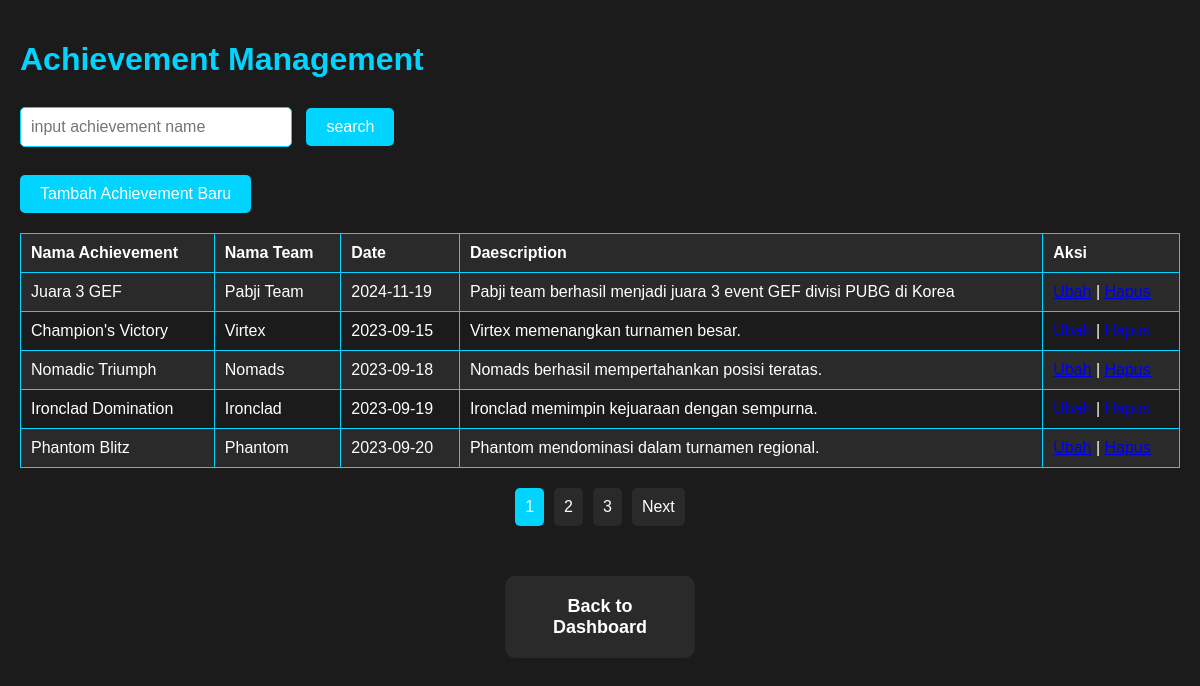
The page /backendAdmin/dbachievement.php (signed in) on the database its author committed.
### tables this page shows
CREATE TABLE `achievement` (
  `idachievement` int NOT NULL AUTO_INCREMENT,
  `idteam` int NOT NULL,
  `name` varchar(45) DEFAULT NULL,
  `date` date DEFAULT NULL,
  `description` varchar(200) DEFAULT NULL,
  PRIMARY KEY (`idachievement`),
  KEY `fk_achievement_team1_idx` (`idteam`),
  CONSTRAINT `fk_achievement_team1` FOREIGN KEY (`idteam`) REFERENCES `team` (`idteam`) ON DELETE CASCADE ON UPDATE CASCADE
);

CREATE TABLE `team` (
  `idteam` int NOT NULL AUTO_INCREMENT,
  `idgame` int NOT NULL,
  `name` varchar(45) DEFAULT NULL,
  PRIMARY KEY (`idteam`),
  KEY `fk_team_game1_idx` (`idgame`),
  CONSTRAINT `fk_team_game1` FOREIGN KEY (`idgame`) REFERENCES `game` (`idgame`) ON DELETE CASCADE ON UPDATE CASCADE
);

### backendAdmin/models/parent.php (called while the page is built, shortened)
<?php
    class ParentClass {
        public function __construct(){
            $this->mysqli = new mysqli(SERVER_NAME, USER_NAME, PASSWORD, DB_NAME);
        }
    }
?>

### backendAdmin/models/achievement.php (called while the page is built, shortened)
<?php
    require_once("parent.php");
    class Achv extends ParentClass{
        public function getAchv($cari = "", $limit = 5, $offset = 0) {
            if (!empty($cari)) {
                $acv = "%" . $cari . "%";
                $statement = $this->mysqli->prepare("select a.idachievement, a.idteam, a.name as acv_name, t.name as team_name, a.date, a.description
                                                     from achievement as a
                                                     inner join team as t on a.idteam = t.idteam
                                                     where a.name LIKE ?
                                                     LIMIT ? OFFSET ?");
                $statement->bind_param('sii', $acv, $limit, $offset);
            } else {
                $statement = $this->mysqli->prepare("select a.idachievement, a.idteam, a.name as acv_name, t.name as team_name, a.date, a.description
                                                     from achievement as a
                                                     inner join team as t on a.idteam = t.idteam
                                                     LIMIT ? OFFSET ?");
                $statement->bind_param('ii', $limit, $offset);
            }
            $statement->execute();
            $result = $statement->get_result();
            return $result;
        }
        public function getTotalAchv($cari = "") {
            if (!empty($cari)) {
                $acv = "%" . $cari . "%";
                $statement = $this->mysqli->prepare("select count(*) as total from achievement as a
                                                     inner join team AS t ON a.idteam = t.idteam
                                                     WHERE a.name LIKE ?");
                $statement->bind_param('s', $acv);
            } else {
                $statement = $this->mysqli->prepare("select count(*) as total from achievement as a
                                                     inner join team as t on a.idteam = t.idteam");
            }
            $statement->execute();
            $result = $statement->get_result();
            $row = $result->fetch_assoc();
            return $row['total'];
        }
    }
?>

### backendAdmin/dbachievement.php (the view, shortened to what this page needs)
<?php
    require_once("models/achievement.php");
    $achv = new Achv();
    $limit = 5;
    $page = isset($_GET['page']) ? $_GET['page'] : 1;
    $offset = ($page - 1) * $limit;
    if (isset($_GET['searchAcv'])) {
        $searchAcv = $_GET['searchAcv'];
        $result = $achv->getAchv($searchAcv, $limit, $offset);
        $total_records = $achv->getTotalAchv($searchAcv);
    } else {
        $result = $achv->getAchv("", $limit, $offset);
        $total_records = $achv->getTotalAchv();
    }
    $total_pages = ceil($total_records / $limit);
?>
<!DOCTYPE html>
<html lang="en">
<head>
    <link rel="stylesheet" href="css/dashboard.css">
    <link rel="stylesheet" href="css/paging.css">
</head>
<body>
    <h1>Achievement Management</h1>
    <form action="" method="get">
        <input type="text" name="searchAcv" placeholder="input achievement name">
        <input type="submit" value="search" class="btn-add"><br><br>
        <a href='achievement/insertacv.php' class='btn-add'>Tambah Achievement Baru</a>
    </form>
    <?php
        echo "<table><tr>
            <th>Nama Achievement</th>
            <th>Nama Team</th>
            <th>Date</th>
            <th>Daescription</th>
            <th>Aksi</th>";
        while($row = $result->fetch_assoc()){
            echo "<tr>";
            echo "<td>". $row['acv_name'] ."</td>";
            echo "<td>". $row['team_name'] ."</td>";
            echo "<td>". $row['date'] ."</td>";
            echo "<td>". $row['description'] ."</td>";
            echo "<td><a href='achievement/editacv.php?idacv=" . $row['idachievement'] . "'>Ubah</a> |
                      <a href='achievement/deleteacv.php?idacv=" . $row['idachievement'] . "'>Hapus</a></td>";
        }
        echo "</table>"
    ?>
    <div class="pagination">
        <?php
        for ($i = 1; $i <= $total_pages; $i++) {
            $search_param = isset($_GET['searchAcv']) ? $_GET['searchAcv'] : '';
            $active_class = $i == $page ? 'active' : '';
            echo "<a href='?page=$i&searchAcv=$search_param' class='$active_class'>$i</a>";
        }
        if ($page < $total_pages) {
            $next_page = $page + 1;
            $search_param = isset($_GET['searchAcv']) ? $_GET['searchAcv'] : '';
            echo "<a href='?page=$next_page&searchAcv=$search_param'>Next</a>";
        }
        ?>
    </div>
    <div class="menu">
        <div class="menu-item">
            <a href="../DashboardAdmin.php">Back to Dashboard</a>
        </div>
    </div>
</body>
</html>

### backendAdmin/css/dashboard.css (style rules this page uses)
.menu { display: flex; justify-content: space-around; margin-top: 50px; }
.menu-item { background-color: #2a2a2a; padding: 20px; border-radius: 10px; width: 150px; text-align: center; transition: background-color 0.3s ease; }
.menu-item a { color: #fff; text-decoration: none; font-size: 18px; font-weight: bold; }
body { font-family: Arial, sans-serif; background-color: #1b1b1b; color: #fff; margin: 0; padding: 20px; }
h1 { color: #00d4ff; font-size: 2em; margin-bottom: 20px; }
form { align-items: center; margin-bottom: 20px; flex-direction: column; }
form input[type="text"] { padding: 10px; font-size: 16px; border: 1px solid #00d4ff; border-radius: 5px; margin-right: 10px; width: 250px; }
form input[type="submit"] { background-color: #00d4ff; color: #fff; padding: 10px 20px; border: none; cursor: pointer; font-size: 16px; border-radius: 5px; }
.btn-add { background-color: #00d4ff; color: #fff; padding: 10px 20px; border: none; cursor: pointer; text-decoration: none; font-size: 16px; border-radius: 5px; display: inline-block; margin-top: 10px; }
table { width: 100%; border-collapse: collapse; margin-top: 20px; }
table, th, td { border: 1px solid #00d4ff; }
th, td { padding: 10px; text-align: left; }
th { background-color: #2a2a2a; color: #fff; }
tr:nth-child(even) { background-color: #2a2a2a; }

### backendAdmin/css/paging.css (style rules this page uses)
.pagination { display: flex; justify-content: center; margin-top: 20px; }
.pagination a { padding: 10px; margin: 0 5px; text-decoration: none; background-color: #2a2a2a; color: white; border-radius: 5px; }
.pagination a.active { background-color: #00d4ff; }

### backendAdmin/dbachievement.php (style rules this page uses)
.menu { display: flex; justify-content: space-around; margin-top: 50px; }
.menu-item { background-color: #2a2a2a; padding: 20px; border-radius: 10px; width: 150px; text-align: center; transition: background-color 0.3s ease; }
.menu-item a { color: #fff; text-decoration: none; font-size: 18px; font-weight: bold; }

### rows shown on the page
achievement: name "Juara 3 GEF", idteam.name "Pabji Team", date "2024-11-19", description "Pabji team berhasil menjadi juara 3 event GEF divisi PUBG di Korea"
achievement: name "Champion's Victory", idteam.name "Virtex", date "2023-09-15", description "Virtex memenangkan turnamen besar."
achievement: name "Nomadic Triumph", idteam.name "Nomads", date "2023-09-18", description "Nomads berhasil mempertahankan posisi teratas."
achievement: name "Ironclad Domination", idteam.name "Ironclad", date "2023-09-19", description "Ironclad memimpin kejuaraan dengan sempurna."
achievement: name "Phantom Blitz", idteam.name "Phantom", date "2023-09-20", description "Phantom mendominasi dalam turnamen regional."
